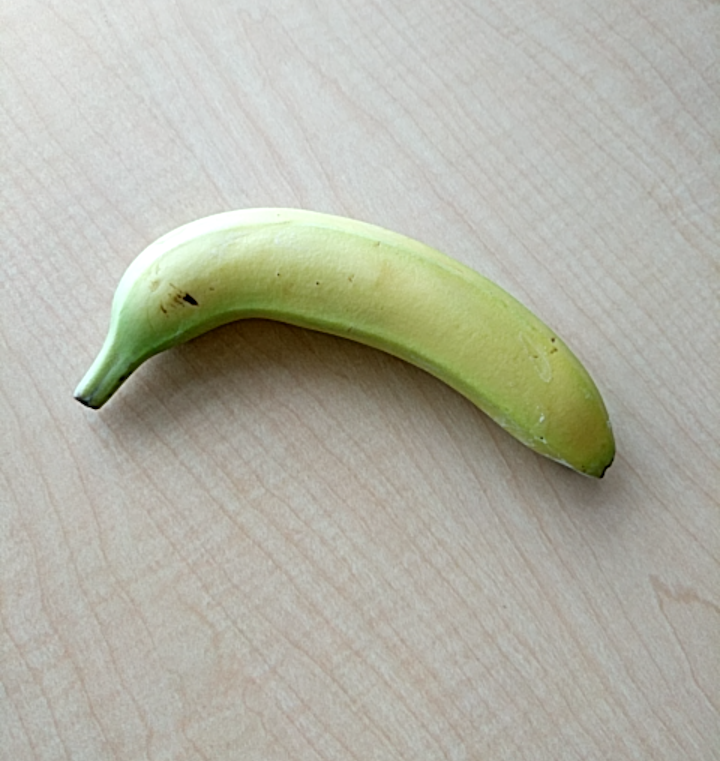
#> input picture images/banana.png, 720 x 761 px
$ jupyter execute --allow-errors digitalization.ipynb
#> lines starting #> are read from the running program, lines starting #| are printed output that depends on the picture
[cell 1]
import skimage
import matplotlib.pyplot as plt
import numpy as np
from matplotlib.colors import LightSource
from matplotlib import cm
from support import plot

#load image
z = skimage.io.imread('images/banana.png') / 255.0

[cell 2]
nrows, ncols, n_channels = z.shape
#> nrows = 761; ncols = 720; n_channels = 4
x = np.linspace(0., 1., ncols)
#> x = 720 values from 0 to 1
y = np.linspace(0., 1., nrows)
#> y = 761 values from 0 to 1
x, y = np.meshgrid(x, y)


# Set up plot
#> (the rest of this cell did not finish here and is left out)

[cell 3]
plt.imshow(z[::20,::20, 0], cmap=cm.coolwarm)
#> (this line was passed over: IPython is not available in this run)

[cell 4]
bins = 8
img = np.digitize(z[::20,::20, :], np.linspace(0., 1., bins)) * 256 // bins
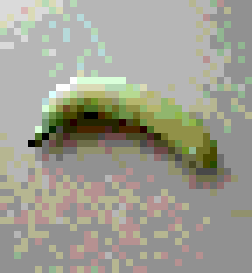
#> img: shape (39, 36, 4) int64 (shown 7 times larger); mean R, G, B, A 171.9, 171.6, 160.5, 256; drawn with min black and max white
plt.imshow(img)
#> (this line was passed over: IPython is not available in this run)

[cell 5]
bins = np.linspace(0., 1., 16)
nums = np.linspace(0., 1., 1000)
plt.plot(nums, np.digitize(nums ** 2, bins))
#> (this line was passed over: IPython is not available in this run)

[cell 6]
plt.imshow(z)
#> (this line was passed over: IPython is not available in this run)

[cell 7]
z = skimage.io.imread('images/banana.png')
#> z is the input picture: shape (761, 720, 4); mean R, G, B, A 178.8, 178.8, 165.6, 255
int_repr = z[:,:,0] * 2 ** 16 + z[:,:,1] * 2 ** 8 + z[:,:,2]
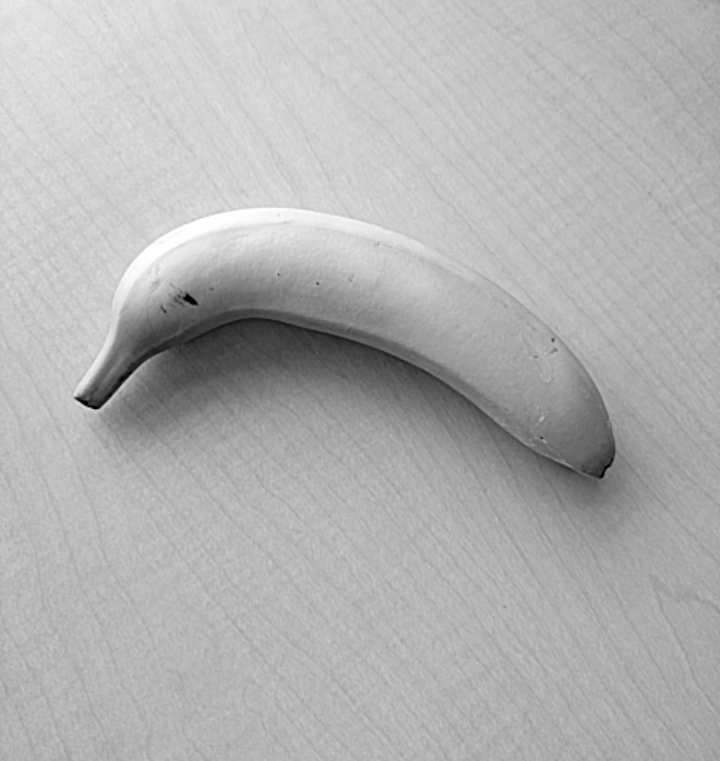
#> int_repr: shape (761, 720) uint32; min 0, max 16777215, mean 11760737.2; drawn with min black and max white
# convert uint array back to color channel bytes
byte_repr = np.zeros((nrows, ncols, 3), dtype=np.uint8)
int_repr += 100
byte_repr[:,:,0] = int_repr // 2 ** 16
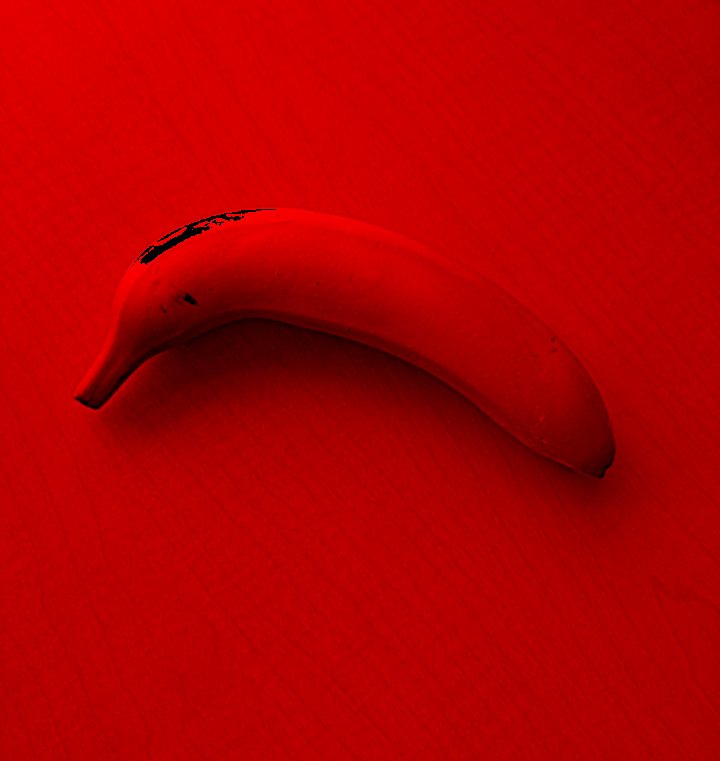
#> byte_repr: shape (761, 720, 3); mean of channels 0, 1, 2 178.3, 0, 0; drawn as R, G, B
byte_repr[:,:,1] = (int_repr % 2 ** 16) // 2 ** 8
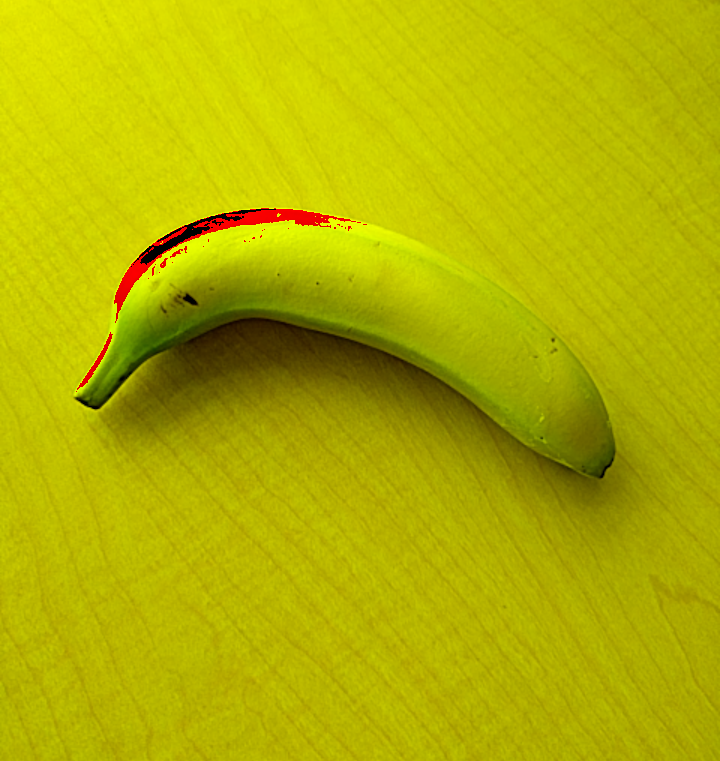
#> byte_repr: shape (761, 720, 3); mean of channels 0, 1, 2 178.3, 177.7, 0; drawn as R, G, B
byte_repr[:,:,2] = int_repr % 2 ** 8
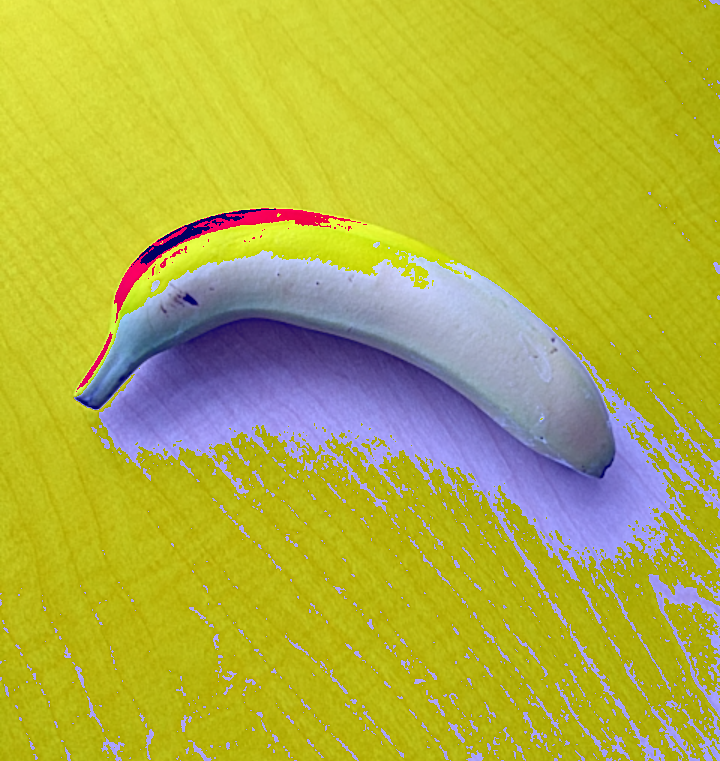
#> byte_repr: shape (761, 720, 3); mean of channels 0, 1, 2 178.3, 177.7, 65.6; drawn as R, G, B
plt.imshow(byte_repr)
#> (this line was passed over: IPython is not available in this run)

[cell 8]
img = skimage.io.imread('images/banana.png')
img = skimage.color.rgba2rgb(img)
#> img: shape (761, 720, 3) float64
img = skimage.color.rgb2gray(img)
#> img: shape (761, 720) float64
plt.imshow(img)
#> (this line was passed over: IPython is not available in this run)

[cell 9]
plt.hist(np.reshape(img * 256, [-1]), bins=256, range=(0, 256), histtype='step', density=True)
#> (this line was passed over: IPython is not available in this run)
